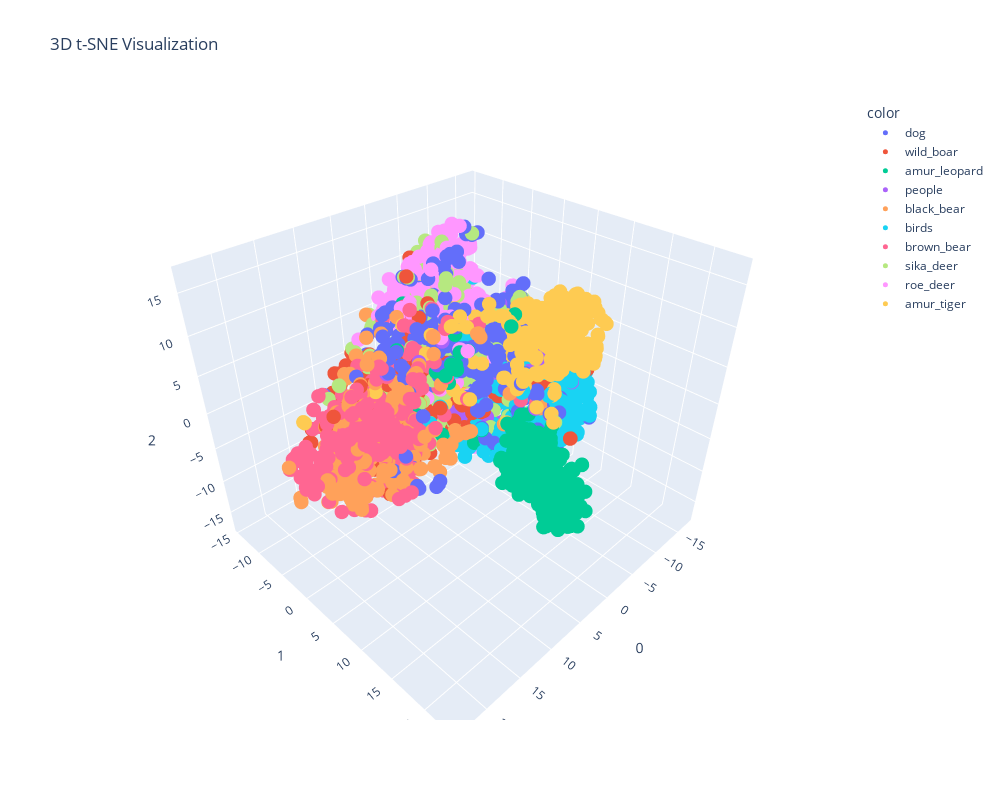

Notebook cell for this chart:
### Code cell
tsne = TSNE(n_components=3, random_state=0)  
X_tsne = tsne.fit_transform(embeds)

fig = px.scatter_3d(
    X_tsne, x=0, y=1, z=2,
    color=y,
    title='3D t-SNE Visualization'
)

fig.update_traces(marker=dict(size=5), showlegend=True)
fig.update_layout(
    width=1000,
    height=800
)

fig.show()

### Figure 1 — Plotly figure (JSON) as saved in the notebook; plotly's stock layout.template omitted (floating-point values rounded to 4 significant figures; data arrays with more than 128 entries replaced by an {"elided": "..."} marker saying what was removed)
{"data": [{"hovertemplate": "color=dog<br>0=%{x}<br>1=%{y}<br>2=%{z}<extra></extra>", "legendgroup": "dog", "marker": {"color": "#636efa", "size": 5, "symbol": "circle"}, "mode": "markers", "name": "dog", "scene": "scene", "showlegend": true, "type": "scatter3d", "x": {"elided": "379 float values"}, "y": {"elided": "379 float values"}, "z": {"elided": "379 float values"}}, {"hovertemplate": "color=wild_boar<br>0=%{x}<br>1=%{y}<br>2=%{z}<extra></extra>", "legendgroup": "wild_boar", "marker": {"color": "#EF553B", "size": 5, "symbol": "circle"}, "mode": "markers", "name": "wild_boar", "scene": "scene", "showlegend": true, "type": "scatter3d", "x": {"elided": "443 float values"}, "y": {"elided": "443 float values"}, "z": {"elided": "443 float values"}}, {"hovertemplate": "color=amur_leopard<br>0=%{x}<br>1=%{y}<br>2=%{z}<extra></extra>", "legendgroup": "amur_leopard", "marker": {"color": "#00cc96", "size": 5, "symbol": "circle"}, "mode": "markers", "name": "amur_leopard", "scene": "scene", "showlegend": true, "type": "scatter3d", "x": {"elided": "308 float values"}, "y": {"elided": "308 float values"}, "z": {"elided": "308 float values"}}, {"hovertemplate": "color=people<br>0=%{x}<br>1=%{y}<br>2=%{z}<extra></extra>", "legendgroup": "people", "marker": {"color": "#ab63fa", "size": 5, "symbol": "circle"}, "mode": "markers", "name": "people", "scene": "scene", "showlegend": true, "type": "scatter3d", "x": {"elided": "425 float values"}, "y": {"elided": "425 float values"}, "z": {"elided": "425 float values"}}, {"hovertemplate": "color=black_bear<br>0=%{x}<br>1=%{y}<br>2=%{z}<extra></extra>", "legendgroup": "black_bear", "marker": {"color": "#FFA15A", "size": 5, "symbol": "circle"}, "mode": "markers", "name": "black_bear", "scene": "scene", "showlegend": true, "type": "scatter3d", "x": {"elided": "307 float values"}, "y": {"elided": "307 float values"}, "z": {"elided": "307 float values"}}, {"hovertemplate": "color=birds<br>0=%{x}<br>1=%{y}<br>2=%{z}<extra></extra>", "legendgroup": "birds", "marker": {"color": "#19d3f3", "size": 5, "symbol": "circle"}, "mode": "markers", "name": "birds", "scene": "scene", "showlegend": true, "type": "scatter3d", "x": {"elided": "449 float values"}, "y": {"elided": "449 float values"}, "z": {"elided": "449 float values"}}, {"hovertemplate": "color=brown_bear<br>0=%{x}<br>1=%{y}<br>2=%{z}<extra></extra>", "legendgroup": "brown_bear", "marker": {"color": "#FF6692", "size": 5, "symbol": "circle"}, "mode": "markers", "name": "brown_bear", "scene": "scene", "showlegend": true, "type": "scatter3d", "x": {"elided": "378 float values"}, "y": {"elided": "378 float values"}, "z": {"elided": "378 float values"}}, {"hovertemplate": "color=sika_deer<br>0=%{x}<br>1=%{y}<br>2=%{z}<extra></extra>", "legendgroup": "sika_deer", "marker": {"color": "#B6E880", "size": 5, "symbol": "circle"}, "mode": "markers", "name": "sika_deer", "scene": "scene", "showlegend": true, "type": "scatter3d", "x": {"elided": "477 float values"}, "y": {"elided": "477 float values"}, "z": {"elided": "477 float values"}}, {"hovertemplate": "color=roe_deer<br>0=%{x}<br>1=%{y}<br>2=%{z}<extra></extra>", "legendgroup": "roe_deer", "marker": {"color": "#FF97FF", "size": 5, "symbol": "circle"}, "mode": "markers", "name": "roe_deer", "scene": "scene", "showlegend": true, "type": "scatter3d", "x": {"elided": "352 float values"}, "y": {"elided": "352 float values"}, "z": {"elided": "352 float values"}}, {"hovertemplate": "color=amur_tiger<br>0=%{x}<br>1=%{y}<br>2=%{z}<extra></extra>", "legendgroup": "amur_tiger", "marker": {"color": "#FECB52", "size": 5, "symbol": "circle"}, "mode": "markers", "name": "amur_tiger", "scene": "scene", "showlegend": true, "type": "scatter3d", "x": {"elided": "330 float values"}, "y": {"elided": "330 float values"}, "z": {"elided": "330 float values"}}], "layout": {"height": 800, "legend": {"title": {"text": "color"}, "tracegroupgap": 0}, "scene": {"domain": {"x": [0, 1], "y": [0, 1]}, "xaxis": {"title": {"text": "0"}}, "yaxis": {"title": {"text": "1"}}, "zaxis": {"title": {"text": "2"}}}, "title": {"text": "3D t-SNE Visualization"}, "width": 1000}}
